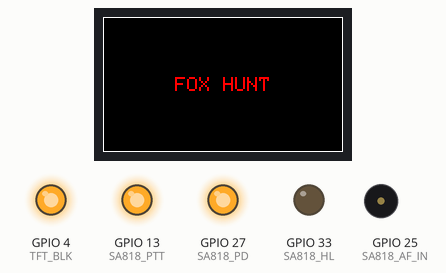
Recording of a sketch running on a simulated ESP32. Parts: 240×135 colour display, output pins drawn as LEDs (lit = HIGH), buzzer (waves = sounding). The modem accepts every AT command (registered, SIM ready, sends succeed) and sends nothing else; what the sketch prints to the serial monitor is not drawn.

Above: at 0.8 s.
At 6.1 s:
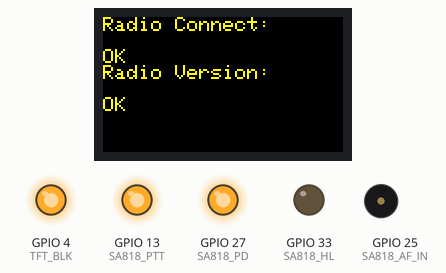
At 10.3 s:
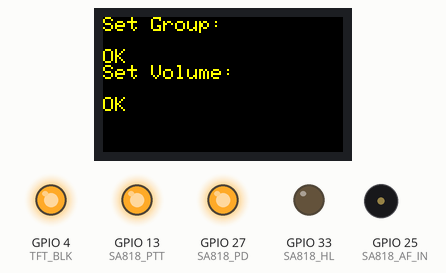
At 12.4 s:
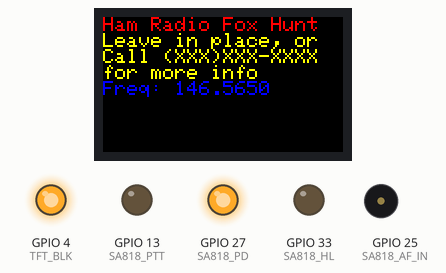
Timing chart, 0 to 40.0 s (numbered marks = the images above):
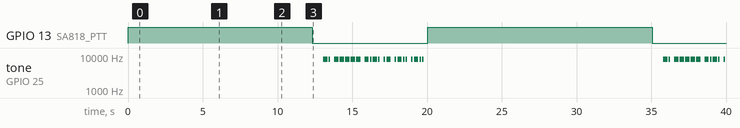

The sketch:

Fox_Hunt_TX.ino
```cpp
// (licence header left out)
#include <Adafruit_GFX.h>
#include <Adafruit_ST7789.h>
#include <SPI.h>

#define TFT_DC        16
#define TFT_CS         5
#define TFT_SCL       18
#define TFT_SDA       19
#define TFT_RES       23
#define TFT_BLK        4

Adafruit_ST7789 tft = Adafruit_ST7789(TFT_CS, TFT_DC, TFT_SDA, TFT_SCL, TFT_RES);

// hardware I/O pins
#define SA818_AudioOn 17
#define SA818_AF_OUT  38  //Analog input to MCU
#define SA818_PTT     13
#define SA818_PD      27
#define SA818_HL      33
#define SA818_RXD     21
#define SA818_TXD     22
#define SA818_AF_IN 	25  //Analog output from MCU
#define Button_A      15
#define Button_B      26
#define Button_C      32

String callmessage = "N0CALL"; // your callsign goes here
String morse = ""; // leave this blank for now; it will be filled in during setup
float frequency = 146.565; // 146.565 is the normal TX frequency for foxes

void setup(void) {
  Serial.begin(9600);
  Serial2.begin(9600, SERIAL_8N1, SA818_TXD, SA818_RXD);

  morse = createMorse(callmessage);

  pinMode(Button_A, INPUT_PULLDOWN);
  pinMode(Button_B, INPUT_PULLDOWN);
  pinMode(Button_C, INPUT_PULLDOWN);

  pinMode(SA818_AudioOn, INPUT);  //SA818 drives pin LOW to tell MCU that a signal is being received

  // SA818_AF_IN is an output from the MCU, but we set it as an INPUT when not in use
  pinMode(SA818_AF_IN, INPUT);

  //Output Power High/Low
  //  High Power: Float (MCU=input)
  //  Low Power: Drive pin LOW
  //  INPORTANT NOTE: NEVER Drive the pin HIGH (undefined state)
  pinMode(SA818_HL, OUTPUT);
  digitalWrite(SA818_HL, LOW);

  pinMode(SA818_PTT, OUTPUT);      //Push to Talk (Transmit)
  digitalWrite(SA818_PTT, HIGH);   //(0=TX, 1=RX) DO NOT Transmit Without License

  pinMode(SA818_PD, OUTPUT);
  digitalWrite(SA818_PD, HIGH);    //Release Powerdown (1=Radio ON)

  pinMode(TFT_BLK, OUTPUT);
  digitalWrite(TFT_BLK, HIGH);
  tft.init(135, 240);
  tft.setRotation(1);
  tft.setTextSize(2);
  tft.fillScreen(ST77XX_RED);
  splash();
  delay(500);
  tft.fillScreen(ST77XX_BLACK);

  tft.drawRect(0, 0, tft.width(), tft.height(), ST77XX_WHITE);
  tft.setTextColor(ST77XX_RED);
  tft.setCursor(0, 60);
  tft.println("      FOX HUNT");
  delay(3000);

  tft.fillScreen(ST77XX_BLACK);
  tft.setTextColor(ST77XX_YELLOW,ST77XX_BLACK);
  tft.setCursor(0, 0);
  tft.println("Radio Connect:");
  Serial2.println("AT+DMOCONNECT\r");  // connect communications with SA818
  delay(100);
  tft.print(Serial2.readString());     // returns :0 if good
  tft.println("Radio Version:");
  Serial2.print("AT+VERSION\r\n");     // get version
  delay(100);
  tft.print(Serial2.readString());     // returns: version number
  delay(2000);

  tft.fillScreen(ST77XX_BLACK);
  tft.setCursor(0, 0);
  tft.println("Set Group:");           // group set
  setfreq();                           // set frequency
  delay(100);
  tft.print(Serial2.readString());     // returns :0 if good

  tft.println("Set Volume: ");
  Serial2.print("AT+DMOSETVOLUME=8\r\n"); // set volume
  delay(100);
  tft.print(Serial2.readString());        // returns :0 if good
  delay(2000);

  tft.fillScreen(ST77XX_BLACK);
  disp_channel();
}

void loop() {
  digitalWrite(SA818_PTT,LOW);      // assert push to talk
  delay(750);
  //playMelody();
  //delay(750);
  playMorse();
  digitalWrite(SA818_PTT,HIGH);     // release push to talk
  delay(15000);
}

void setfreq() {
  Serial2.print("AT+DMOSETGROUP=0,");
  Serial2.print(String(frequency,4));
  Serial2.print(",");
  Serial2.print(String(frequency,4));
  Serial2.print(",0000,1,0000\r\n");
}

void disp_channel() {
  tft.setCursor(0, 0);
  tft.setTextColor(ST77XX_RED,ST77XX_BLACK);
  tft.println("Ham Radio Fox Hunt");
  tft.setTextColor(ST77XX_YELLOW,ST77XX_BLACK);
  tft.println("Leave in place, or ");
  tft.println("Call (XXX)XXX-XXXX");
  tft.println("for more info");
  tft.setTextColor(ST77XX_BLUE,ST77XX_BLACK);
  tft.print("Freq: ");
  tft.println(String(frequency,4));
}

void splash() {
  for (int16_t x=0; x < tft.width(); x+=6) {
    tft.drawLine(0, tft.height()-1, x, 0, ST77XX_WHITE);
    delay(0);
  }
  for (int16_t y=0; y < tft.height(); y+=6) {
    tft.drawLine(0, tft.height()-1, tft.width()-1, y, ST77XX_WHITE);
    delay(0);
  }
}

String createMorse(String toconvert)
{
  struct dict
  {
      char character;
      char morse[8];
  };

  dict morseLookup[54] =
  {
    { 'a', ".-" },
    { 'b', "-..." },
    { 'c', "-.-." },
    { 'd', "-.." },
    { 'e', "." },
    { 'f', "..-." },
    { 'g', "--." },
    { 'h', "...." },
    { 'i', ".." },
    { 'j', ".---" },
    { 'k', "-.-" },
    { 'l', ".-.." },
    { 'm', "--" },
    { 'n', "-." },
    { 'o', "---" },
    { 'p', ".--." },
    { 'q', "--.-" },
    { 'r', ".-." },
    { 's', "..." },
    { 't', "-" },
    { 'u', "..-" },
    { 'v', "...-" },
    { 'w', ".--" },
    { 'x', "-..-" },
    { 'y', "-.--" },
    { 'z', "--.." },
    { '0', "-----" },
    { '1', ".----" },
    { '2', "..---" },
    { '3', "...--" },
    { '4', "....-" },
    { '5', "....." },
    { '6', "-...." },
    { '7', "--..." },
    { '8', "---.." },
    { '9', "----." },
    { '.', ".-.-.-" },
    { ',', "--..--" },
    { '\?', "..--.." },
    { '\'', ".----." },
    { '!', "-.-.--" },
    { '/', "-..-." },
    { '(', "-.--." },
    { ')', "-.--.-" },
    { '&', ".-..." },
    { ':', "---..." },
    { ';', "-.-.-." },
    { '=', "-...-" },
    { '+', ".-.-." },
    { '-', "-....-" },
    { '_', "..--.-" },
    { '\"', ".-..-." },
    { '$', "...-..-" },
    { '@', ".--.-." },
  };

  morse = "";
  toconvert.toLowerCase();

  for (int messagei = 0; messagei < toconvert.length(); messagei++)
  {
    for (int structi = 0; structi < sizeof(morseLookup)/sizeof(dict); structi++)
    {
      if (isSpace(toconvert.charAt(messagei)))
      {
        morse.concat("/ ");
        break;
      }
      else if (toconvert.charAt(messagei) == morseLookup[structi].character)
      {
        morse.concat(morseLookup[structi].morse);
        morse.concat(" ");
      }
    }
  }

  return morse;
}

void playMorse()
{
  /*
   * short mark, dot or "dit" (.): "dot duration" is one time unit long
   * longer mark, dash or "dah" (-): three time units long
   * inter-element gap between the dots and dashes within a character: one dot duration or one unit long
   * short gap (between letters): three time units long
   * medium gap (between words): seven time units long
   */

  int Sound_Pin = SA818_AF_IN;
  // ledc is used to create different tones
  int ledc_freq = 2000;
  int ledc_channel = 0;
  int ledc_resolution = 8;
  int wpm = 13;
  int morsetone = 800;
  int wpmduration = (60000) / (wpm*50);

  ledcAttachChannel(Sound_Pin, ledc_freq, ledc_resolution, ledc_channel);
  // convertedmessage
  Serial.println("Playing morse start");
  for (int i = 0; i < morse.length(); i++)
  {
    // only have . - / SPACE
    switch (morse.charAt(i))
    {
      case '.':
        ledcWriteTone(Sound_Pin, morsetone * 10);
        delay(1 * wpmduration);
        ledcWriteTone(Sound_Pin, 0);
        delay(1 * wpmduration);

        break;
      case '-':
        ledcWriteTone(Sound_Pin, morsetone * 10);
        delay(3 * wpmduration);
        ledcWriteTone(Sound_Pin, 0);
        delay(1 * wpmduration);

        break;
      case ' ':
        delay(2 * wpmduration);
        break;
      case '/':
        delay(6 * wpmduration);
        break;
    }
  }
  Serial.println("Playing morse end");
  ledcDetach(Sound_Pin);
}
```

Measured:
- by itself, GPIO 13 (SA818_PTT): HIGH → LOW at 12.3 s, → HIGH 7.7 s later, → LOW 15.0 s later
- by itself, tone on GPIO 25 (SA818_AF_IN): plays 8000 Hz for 0.28 s, 8000 Hz for 0.09 s, 8000 Hz for 0.28 s, 8000 Hz for 0.28 s, 8000 Hz for 0.28 s, 8000 Hz for 0.28 s … (33 notes in this stretch)
- what the display in image 0 shows lasts 3.0 s, from 0.8 s to 3.8 s
- what the display in image 1 shows lasts 2.0 s, from 6.0 s to 8.0 s
- what the display in image 2 shows lasts 2.0 s, from 10.3 s to 12.3 s
